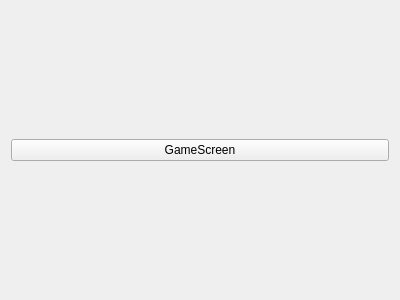
<?xml version="1.0" encoding="UTF-8"?>
<ui version="4.0">
 <class>GameScreen</class>
 <widget class="QWidget" name="GameScreen">
  <property name="geometry">
   <rect>
    <x>0</x>
    <y>0</y>
    <width>400</width>
    <height>300</height>
   </rect>
  </property>
  <property name="windowTitle">
   <string>Form</string>
  </property>
  <layout class="QGridLayout" name="gridLayout_2">
   <item row="0" column="0">
    <layout class="QGridLayout" name="gridLayout">
     <item row="0" column="0">
      <widget class="QPushButton" name="pushButton">
       <property name="text">
        <string>GameScreen</string>
       </property>
      </widget>
     </item>
    </layout>
   </item>
  </layout>
 </widget>
 <resources/>
 <connections/>
</ui>
